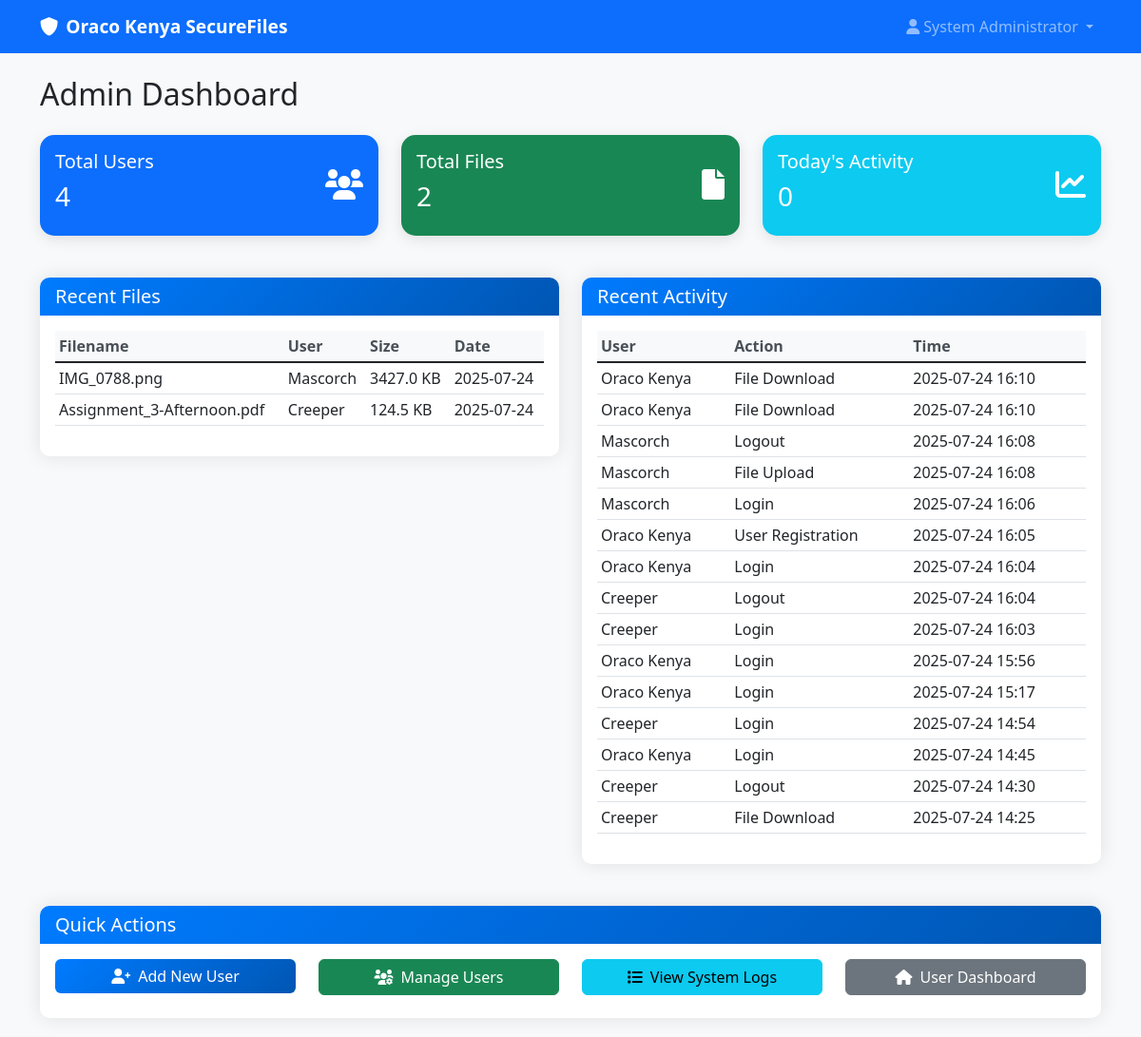
The page /admin (signed in) on the database its author committed.
### tables this page shows
CREATE TABLE users (
        id INTEGER PRIMARY KEY AUTOINCREMENT,
        username TEXT UNIQUE NOT NULL,
        email TEXT UNIQUE NOT NULL,
        password_hash TEXT NOT NULL,
        full_name TEXT NOT NULL,
        department TEXT NOT NULL,
        role TEXT DEFAULT 'user',
        is_active INTEGER DEFAULT 1,
        created_at TIMESTAMP DEFAULT CURRENT_TIMESTAMP,
        last_login TIMESTAMP,
        reset_token TEXT,
        reset_token_expires TIMESTAMP
    );

CREATE TABLE files (
        id INTEGER PRIMARY KEY AUTOINCREMENT,
        original_filename TEXT NOT NULL,
        encrypted_filename TEXT NOT NULL,
        file_size INTEGER NOT NULL,
        owner_id INTEGER NOT NULL,
        shared_with TEXT,
        encryption_key_hash TEXT NOT NULL,
        uploaded_at TIMESTAMP DEFAULT CURRENT_TIMESTAMP,
        last_accessed TIMESTAMP,
        access_count INTEGER DEFAULT 0,
        FOREIGN KEY (owner_id) REFERENCES users (id)
    );

CREATE TABLE activity_logs (
        id INTEGER PRIMARY KEY AUTOINCREMENT,
        user_id INTEGER NOT NULL,
        action TEXT NOT NULL,
        details TEXT,
        ip_address TEXT,
        timestamp TIMESTAMP DEFAULT CURRENT_TIMESTAMP,
        FOREIGN KEY (user_id) REFERENCES users (id)
    );

### main.py (the view)
    def decorated_function(*args, **kwargs):
        if 'user_id' not in session:
            return redirect(url_for('login'))
        conn = sqlite3.connect('oraco_system.db')
        c = conn.cursor()
        c.execute('SELECT role FROM users WHERE id = ?', (session['user_id'],))
        user = c.fetchone()
        conn.close()
        if not user or user[0] != 'admin':
            flash('Access denied. Admin privileges required.', 'error')
            return redirect(url_for('dashboard'))
        return f(*args, **kwargs)

### main.py (called while the page is built)
def require_admin(f):
    def decorated_function(*args, **kwargs):
        if 'user_id' not in session:
            return redirect(url_for('login'))
        conn = sqlite3.connect('oraco_system.db')
        c = conn.cursor()
        c.execute('SELECT role FROM users WHERE id = ?', (session['user_id'],))
        user = c.fetchone()
        conn.close()
        if not user or user[0] != 'admin':
            flash('Access denied. Admin privileges required.', 'error')
            return redirect(url_for('dashboard'))
        return f(*args, **kwargs)
    decorated_function.__name__ = f.__name__
    return decorated_function

### templates/admin_dashboard.html (shortened to what this page needs)
{% extends "base.html" %}
{% block content %}
<div class="row">
    <div class="col-12">
        <h2 class="mb-4">Admin Dashboard</h2>
    </div>
</div>
<div class="row mb-4">
    <div class="col-md-4">
        <div class="card bg-primary text-white">
            <div class="card-body">
                <div class="d-flex justify-content-between">
                    <div>
                        <h5>Total Users</h5>
                        <h3>{{ total_users }}</h3>
                    </div>
                    <div class="align-self-center">
                        <i class="fas fa-users fa-2x"></i>
                    </div>
                </div>
            </div>
        </div>
    </div>
    <div class="col-md-4">
        <div class="card bg-success text-white">
            <div class="card-body">
                <div class="d-flex justify-content-between">
                    <div>
                        <h5>Total Files</h5>
                        <h3>{{ total_files }}</h3>
                    </div>
                    <div class="align-self-center">
                        <i class="fas fa-file fa-2x"></i>
                    </div>
                </div>
            </div>
        </div>
    </div>
    <div class="col-md-4">
        <div class="card bg-info text-white">
            <div class="card-body">
                <div class="d-flex justify-content-between">
                    <div>
                        <h5>Today's Activity</h5>
                        <h3>{{ today_activities }}</h3>
                    </div>
                    <div class="align-self-center">
                        <i class="fas fa-chart-line fa-2x"></i>
                    </div>
                </div>
            </div>
        </div>
    </div>
</div>
<div class="row">
    <div class="col-lg-6">
        <div class="card">
            <div class="card-header">
                <h5 class="mb-0">Recent Files</h5>
            </div>
            <div class="card-body">
                <div class="table-responsive">
                    <table class="table table-sm">
                        <thead>
                            <tr>
                                <th>Filename</th>
                                <th>User</th>
                                <th>Size</th>
                                <th>Date</th>
                            </tr>
                        </thead>
                        <tbody>
                            {% for file in recent_files %}
                            <tr>
                                <td>{{ file[0] }}</td>
                                <td>{{ file[1] }}</td>
                                <td>{{ "%.1f"|format(file[3]/1024) }} KB</td>
                                <td>{{ file[2][:10] }}</td>
                            </tr>
                            {% endfor %}
                        </tbody>
                    </table>
                </div>
            </div>
        </div>
    </div>
    <div class="col-lg-6">
        <div class="card">
            <div class="card-header">
                <h5 class="mb-0">Recent Activity</h5>
            </div>
            <div class="card-body">
                <div class="table-responsive">
                    <table class="table table-sm">
                        <thead>
                            <tr>
                                <th>User</th>
                                <th>Action</th>
                                <th>Time</th>
                            </tr>
                        </thead>
                        <tbody>
                            {% for activity in recent_activities %}
                            <tr>
                                <td>{{ activity[0] }}</td>
                                <td>{{ activity[1] }}</td>
                                <td>{{ activity[3][:16] }}</td>
                            </tr>
                            {% endfor %}
                        </tbody>
                    </table>
                </div>
            </div>
        </div>
    </div>
</div>
<div class="row mt-4">
    <div class="col-12">
        <div class="card">
            <div class="card-header">
                <h5 class="mb-0">Quick Actions</h5>
            </div>
            <div class="card-body">
                <div class="row">
                    <div class="col-md-3">
                        <a href="{{ url_for('add_user') }}" class="btn btn-primary w-100 mb-2">
                            <i class="fas fa-user-plus me-2"></i>Add New User
                        </a>
                    </div>
                    <div class="col-md-3">
                        <a href="{{ url_for('manage_users') }}" class="btn btn-success w-100 mb-2">
                            <i class="fas fa-users-cog me-2"></i>Manage Users
                        </a>
                    </div>
                    <div class="col-md-3">
                        <a href="{{ url_for('system_logs') }}" class="btn btn-info w-100 mb-2">
                            <i class="fas fa-list me-2"></i>View System Logs
                        </a>
                    </div>
                    <div class="col-md-3">
                        <a href="{{ url_for('dashboard') }}" class="btn btn-secondary w-100 mb-2">
                            <i class="fas fa-home me-2"></i>User Dashboard
                        </a>
                    </div>
                </div>
            </div>
        </div>
    </div>
</div>
{% endblock %}

### templates/base.html (shortened to what this page needs)
<!DOCTYPE html>
<html lang="en">
<head>
    <link href="https://cdn.jsdelivr.net/npm/bootstrap@5.1.3/dist/css/bootstrap.min.css" rel="stylesheet">
    <link href="https://cdnjs.cloudflare.com/ajax/libs/font-awesome/6.0.0/css/all.min.css" rel="stylesheet">
    <link href="{{ url_for('static', filename='css/style.css') }}" rel="stylesheet">
</head>
<body>
    <nav class="navbar navbar-expand-lg navbar-dark bg-primary">
        <div class="container">
            <a class="navbar-brand" href="{{ url_for('index') }}">
                <i class="fas fa-shield-alt me-2"></i>Oraco Kenya SecureFiles
            </a>
            {% if session.user_id %}
            <div class="navbar-nav ms-auto">
                <div class="nav-item dropdown">
                    <a class="nav-link dropdown-toggle" href="#" id="navbarDropdown" role="button" data-bs-toggle="dropdown">
                        <i class="fas fa-user me-1"></i>{{ session.full_name }}
                    </a>
                </div>
            </div>
            {% endif %}
        </div>
    </nav>
    <main class="container mt-4">
        {% block content %}{% endblock %}
    </main>
</body>
</html>

### static/css/style.css (style rules this page uses)
body { background-color: #f8f9fa; font-family: 'Segoe UI', Tahoma, Geneva, Verdana, sans-serif; }
.navbar-brand { font-weight: bold; font-size: 1.2rem; }
.card { border: none; border-radius: 10px; box-shadow: 0 0 20px rgba(0, 0, 0, 0.1); margin-bottom: 20px; }
.card-header { background: linear-gradient(135deg, #007bff, #0056b3); color: white; border-radius: 10px 10px 0 0 !important; border: none; }
.btn { border-radius: 6px; font-weight: 500; }
.btn-primary { background: linear-gradient(135deg, #007bff, #0056b3); border: none; }
.table th { border-top: none; font-weight: 600; color: #495057; background-color: #f8f9fa; }
.card.bg-primary, .card.bg-success, .card.bg-info { border-radius: 15px; box-shadow: 0 4px 15px rgba(0, 0, 0, 0.1); }

### rows shown on the page
users: full_name "System Administrator"
files: original_filename "IMG_0788.png", username "Mascorch", file[3]/1024 "3427.0", uploaded_at "2025-07-24"
files: original_filename "Assignment_3-Afternoon.pdf", username "Creeper", file[3]/1024 "124.5", uploaded_at "2025-07-24"
activity_logs: username "Oraco Kenya", action "File Download", timestamp "2025-07-24 16:10"
activity_logs: username "Oraco Kenya", action "File Download", timestamp "2025-07-24 16:10"
activity_logs: username "Mascorch", action "Logout", timestamp "2025-07-24 16:08"
activity_logs: username "Mascorch", action "File Upload", timestamp "2025-07-24 16:08"
activity_logs: username "Mascorch", action "Login", timestamp "2025-07-24 16:06"
activity_logs: username "Oraco Kenya", action "User Registration", timestamp "2025-07-24 16:05"
activity_logs: username "Oraco Kenya", action "Login", timestamp "2025-07-24 16:04"
activity_logs: username "Creeper", action "Logout", timestamp "2025-07-24 16:04"
activity_logs: username "Creeper", action "Login", timestamp "2025-07-24 16:03"
activity_logs: username "Oraco Kenya", action "Login", timestamp "2025-07-24 15:56"
activity_logs: username "Oraco Kenya", action "Login", timestamp "2025-07-24 15:17"
activity_logs: username "Creeper", action "Login", timestamp "2025-07-24 14:54"
activity_logs: username "Oraco Kenya", action "Login", timestamp "2025-07-24 14:45"
activity_logs: username "Creeper", action "Logout", timestamp "2025-07-24 14:30"
activity_logs: username "Creeper", action "File Download", timestamp "2025-07-24 14:25"

### other values the page prints
{{ total_users }} "4"
{{ total_files }} "2"
{{ today_activities }} "0"
